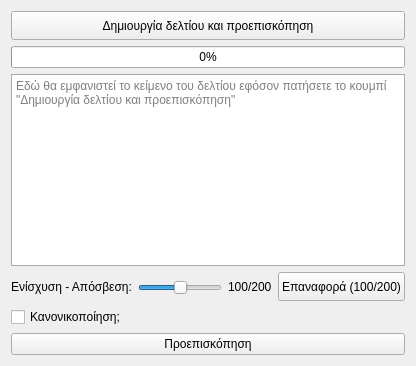
     <widget class="QWidget" name="tab_4">
      <attribute name="title">
       <string>ή εισαγωγή από την ιστοσελίδα peradio.com</string>
      </attribute>
      <layout class="QVBoxLayout" name="verticalLayout_8">
       <item>
        <widget class="QPushButton" name="import_peradio_fetch_and_create_and_preview_button">
         <property name="sizePolicy">
          <sizepolicy hsizetype="Minimum" vsizetype="Maximum">
           <horstretch>0</horstretch>
           <verstretch>0</verstretch>
          </sizepolicy>
         </property>
         <property name="minimumSize">
          <size>
           <width>0</width>
           <height>29</height>
          </size>
         </property>
         <property name="text">
          <string>Δημιουργία δελτίου και προεπισκόπηση</string>
         </property>
        </widget>
       </item>
       <item>
        <widget class="QProgressBar" name="import_peradio_progressBar">
         <property name="value">
          <number>0</number>
         </property>
        </widget>
       </item>
       <item>
        <widget class="QPlainTextEdit" name="import_peradio_text_QPlainTextEdit">
         <property name="styleSheet">
          <string notr="true">border:1px solid #ABABAB;</string>
         </property>
         <property name="readOnly">
          <bool>true</bool>
         </property>
         <property name="placeholderText">
          <string>Εδώ θα εμφανιστεί το κείμενο του δελτίου εφόσον πατήσετε το κουμπί &quot;Δημιουργία δελτίου και προεπισκόπηση&quot;</string>
         </property>
        </widget>
       </item>
       <item>
        <widget class="QFrame" name="frame_8">
         <property name="sizePolicy">
          <sizepolicy hsizetype="Preferred" vsizetype="Fixed">
           <horstretch>0</horstretch>
           <verstretch>0</verstretch>
          </sizepolicy>
         </property>
         <property name="minimumSize">
          <size>
           <width>0</width>
           <height>0</height>
          </size>
         </property>
         <property name="styleSheet">
          <string notr="true">QFrame{border:none;}</string>
         </property>
         <property name="frameShape">
          <enum>QFrame::StyledPanel</enum>
         </property>
         <property name="frameShadow">
          <enum>QFrame::Raised</enum>
         </property>
         <layout class="QHBoxLayout" name="horizontalLayout_8">
          <property name="leftMargin">
           <number>0</number>
          </property>
          <property name="topMargin">
           <number>0</number>
          </property>
          <property name="rightMargin">
           <number>0</number>
          </property>
          <property name="bottomMargin">
           <number>0</number>
          </property>
          <item>
           <widget class="QLabel" name="label_9">
            <property name="text">
             <string>Ενίσχυση - Απόσβεση:</string>
            </property>
           </widget>
          </item>
          <item>
           <widget class="QFrame" name="frame_12">
            <property name="sizePolicy">
             <sizepolicy hsizetype="Expanding" vsizetype="Preferred">
              <horstretch>0</horstretch>
              <verstretch>0</verstretch>
             </sizepolicy>
            </property>
            <property name="frameShape">
             <enum>QFrame::StyledPanel</enum>
            </property>
            <property name="frameShadow">
             <enum>QFrame::Raised</enum>
            </property>
            <layout class="QVBoxLayout" name="verticalLayout_4">
             <property name="spacing">
              <number>0</number>
             </property>
             <property name="leftMargin">
              <number>0</number>
             </property>
             <property name="topMargin">
              <number>0</number>
             </property>
             <property name="rightMargin">
              <number>0</number>
             </property>
             <property name="bottomMargin">
              <number>0</number>
             </property>
             <item>
              <spacer name="verticalSpacer_9">
               <property name="orientation">
                <enum>Qt::Vertical</enum>
               </property>
               <property name="sizeHint" stdset="0">
                <size>
                 <width>20</width>
                 <height>8</height>
                </size>
               </property>
              </spacer>
             </item>
             <item>
              <widget class="QSlider" name="import_peradio_volume_slider">
               <property name="maximum">
                <number>200</number>
               </property>
               <property name="value">
                <number>100</number>
               </property>
               <property name="orientation">
                <enum>Qt::Horizontal</enum>
               </property>
              </widget>
             </item>
             <item>
              <spacer name="verticalSpacer_10">
               <property name="orientation">
                <enum>Qt::Vertical</enum>
               </property>
               <property name="sizeHint" stdset="0">
                <size>
                 <width>20</width>
                 <height>1</height>
                </size>
               </property>
              </spacer>
             </item>
            </layout>
           </widget>
          </item>
          <item>
           <widget class="QLabel" name="import_peradio_volume_label">
            <property name="text">
             <string>100/200</string>
            </property>
           </widget>
          </item>
          <item>
           <widget class="QPushButton" name="import_peradio_reset_volume_button">
            <property name="sizePolicy">
             <sizepolicy hsizetype="Minimum" vsizetype="Maximum">
              <horstretch>0</horstretch>
              <verstretch>0</verstretch>
             </sizepolicy>
            </property>
            <property name="minimumSize">
             <size>
              <width>0</width>
              <height>29</height>
             </size>
            </property>
            <property name="text">
             <string>Επαναφορά (100/200)</string>
            </property>
           </widget>
          </item>
         </layout>
        </widget>
       </item>
       <item>
        <widget class="QFrame" name="frame_13">
         <property name="minimumSize">
          <size>
           <width>0</width>
           <height>0</height>
          </size>
         </property>
         <property name="styleSheet">
          <string notr="true">QFrame{border:none;}</string>
         </property>
         <property name="frameShape">
          <enum>QFrame::StyledPanel</enum>
         </property>
         <property name="frameShadow">
          <enum>QFrame::Raised</enum>
         </property>
         <layout class="QHBoxLayout" name="horizontalLayout_9">
          <property name="leftMargin">
           <number>0</number>
          </property>
          <property name="topMargin">
           <number>0</number>
          </property>
          <property name="rightMargin">
           <number>0</number>
          </property>
          <property name="bottomMargin">
           <number>0</number>
          </property>
          <item>
           <widget class="QCheckBox" name="import_peradio_is_normalized">
            <property name="text">
             <string>Κανονικοποίηση;</string>
            </property>
           </widget>
          </item>
         </layout>
        </widget>
       </item>
       <item>
        <widget class="QPushButton" name="import_peradio_final_preview_button">
         <property name="sizePolicy">
          <sizepolicy hsizetype="Minimum" vsizetype="Maximum">
           <horstretch>0</horstretch>
           <verstretch>0</verstretch>
          </sizepolicy>
         </property>
         <property name="text">
          <string>Προεπισκόπηση</string>
         </property>
         <property name="icon">
          <iconset resource="../../../../icons.qrc">
           <normaloff>:/rest-windows/assets/images/rest-windows/preview-church-news.png</normaloff>:/rest-windows/assets/images/rest-windows/preview-church-news.png</iconset>
         </property>
        </widget>
       </item>
      </layout>
     </widget>
